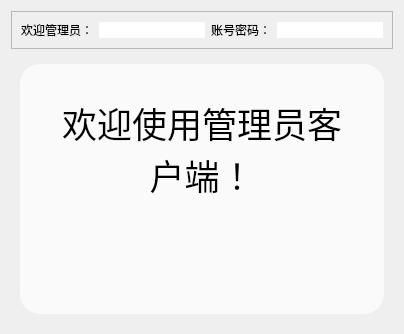
        <widget class="QWidget" name="page_5">
         <layout class="QVBoxLayout" name="verticalLayout_7">
          <item>
           <widget class="QFrame" name="frame_39">
            <property name="frameShape">
             <enum>QFrame::StyledPanel</enum>
            </property>
            <property name="frameShadow">
             <enum>QFrame::Raised</enum>
            </property>
            <layout class="QHBoxLayout" name="horizontalLayout_33">
             <item>
              <widget class="QLabel" name="label_10">
               <property name="text">
                <string>欢迎管理员：</string>
               </property>
              </widget>
             </item>
             <item>
              <widget class="QLineEdit" name="lineEdit_16">
               <property name="styleSheet">
                <string notr="true">
background:rgb(255,255,255);
border-radius:2px;

</string>
               </property>
              </widget>
             </item>
             <item>
              <widget class="QLabel" name="label_25">
               <property name="text">
                <string>账号密码：</string>
               </property>
              </widget>
             </item>
             <item>
              <widget class="QLineEdit" name="lineEdit_17">
               <property name="styleSheet">
                <string notr="true">
background:rgb(255,255,255);
border-radius:20px;

</string>
               </property>
              </widget>
             </item>
            </layout>
           </widget>
          </item>
          <item>
           <widget class="QFrame" name="frame_40">
            <property name="styleSheet">
             <string notr="true">QFrame#frame_40{
border-image: url(:/common2/hutao.jpg);
border-radius:20px
}</string>
            </property>
            <property name="frameShape">
             <enum>QFrame::StyledPanel</enum>
            </property>
            <property name="frameShadow">
             <enum>QFrame::Raised</enum>
            </property>
            <layout class="QHBoxLayout" name="horizontalLayout_34">
             <item>
              <widget class="QFrame" name="frame_41">
               <property name="styleSheet">
                <string notr="true">QFrame#frame_41{
border-radius:20px;
background:rgba(255, 255, 255,170)}</string>
               </property>
               <property name="frameShape">
                <enum>QFrame::StyledPanel</enum>
               </property>
               <property name="frameShadow">
                <enum>QFrame::Raised</enum>
               </property>
               <layout class="QHBoxLayout" name="horizontalLayout_35">
                <item>
                 <widget class="QFrame" name="frame_42">
                  <property name="styleSheet">
                   <string notr="true">background:transparent</string>
                  </property>
                  <property name="frameShape">
                   <enum>QFrame::StyledPanel</enum>
                  </property>
                  <property name="frameShadow">
                   <enum>QFrame::Raised</enum>
                  </property>
                  <layout class="QVBoxLayout" name="verticalLayout_11" stretch="2">
                   <item>
                    <widget class="QFrame" name="frame_43">
                     <property name="frameShape">
                      <enum>QFrame::StyledPanel</enum>
                     </property>
                     <property name="frameShadow">
                      <enum>QFrame::Raised</enum>
                     </property>
                     <layout class="QHBoxLayout" name="horizontalLayout_36">
                      <item>
                       <widget class="QTextBrowser" name="textBrowser">
                        <property name="frameShape">
                         <enum>QFrame::NoFrame</enum>
                        </property>
                        <property name="html">
                         <string>&lt;!DOCTYPE HTML PUBLIC &quot;-//W3C//DTD HTML 4.0//EN&quot; &quot;http://www.w3.org/TR/REC-html40/strict.dtd&quot;&gt;
&lt;html&gt;&lt;head&gt;&lt;meta name=&quot;qrichtext&quot; content=&quot;1&quot; /&gt;&lt;style type=&quot;text/css&quot;&gt;
p, li { white-space: pre-wrap; }
&lt;/style&gt;&lt;/head&gt;&lt;body style=&quot; font-family:'SimSun'; font-size:6.75pt; font-weight:400; font-style:normal;&quot;&gt;
&lt;p align=&quot;center&quot; style=&quot; margin-top:0px; margin-bottom:0px; margin-left:0px; margin-right:0px; -qt-block-indent:0; text-indent:0px;&quot;&gt;&lt;span style=&quot; font-size:26pt;&quot;&gt;欢迎使用管理员客户端！&lt;/span&gt;&lt;/p&gt;&lt;/body&gt;&lt;/html&gt;</string>
                        </property>
                       </widget>
                      </item>
                     </layout>
                    </widget>
                   </item>
                  </layout>
                 </widget>
                </item>
               </layout>
              </widget>
             </item>
            </layout>
           </widget>
          </item>
         </layout>
        </widget>
